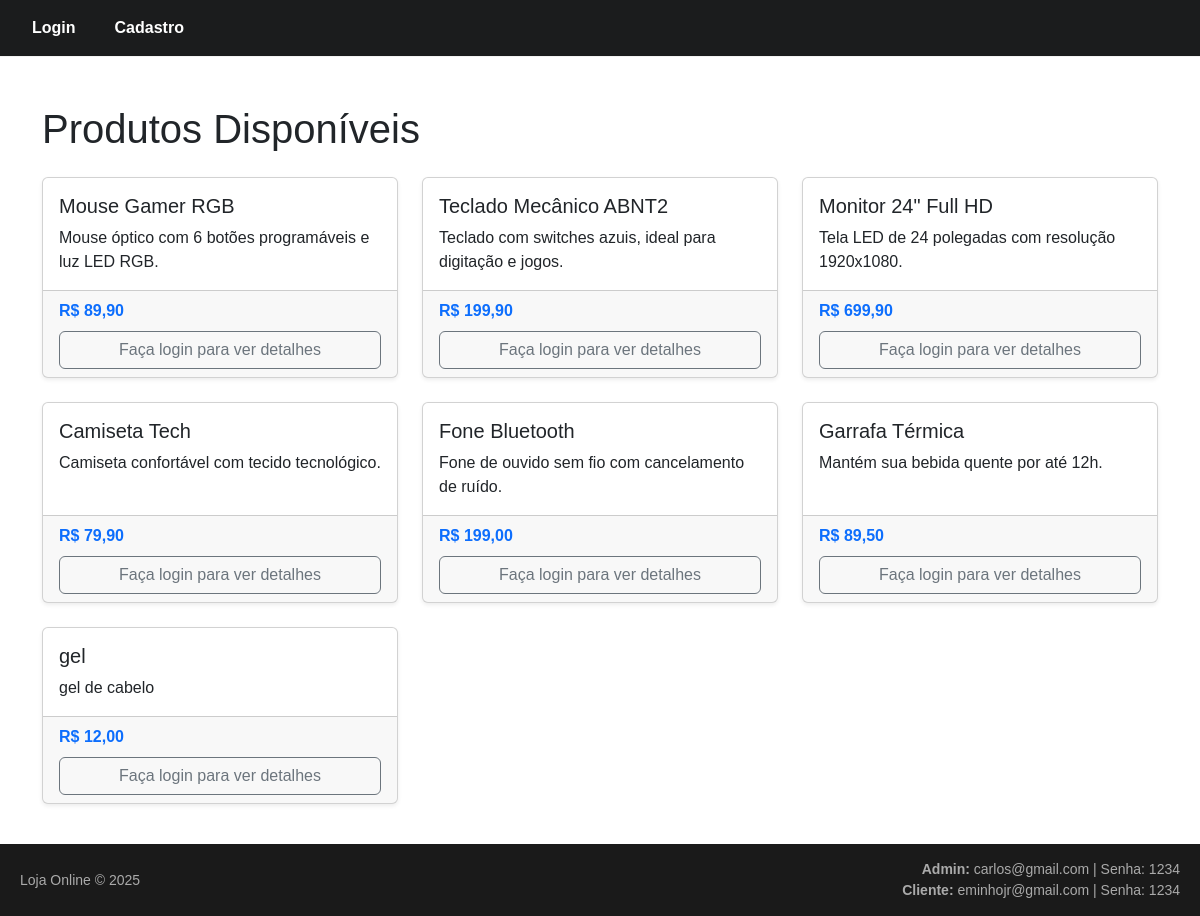
The page / on the database its author committed.
### tables this page shows
CREATE TABLE `produtos` (
  `id` int(11) NOT NULL,
  `nome` varchar(100) NOT NULL,
  `descricao` text DEFAULT NULL,
  `preco` decimal(10,2) NOT NULL,
  `criado_por` int(11) DEFAULT NULL,
  `categoria_id` int(11) DEFAULT NULL
);

### index.php (called while the page is built)
<?php
require_once 'config/db.php';
require_once 'models/Produto.php';
require_once 'controllers/ProdutoController.php';
$produtoController = new ProdutoController();
$produtos = $produtoController->listarProdutos();
include 'views/index.php';
?>

### config/db.php (called while the page is built, shortened)
<?php
class DB {
    private static $instance;
    public static function getConnection() {
        if (!self::$instance) {
            try {
                self::$instance = new PDO("mysql:host=localhost;port=3307;dbname=loja_online", "root", "");
                self::$instance->setAttribute(PDO::ATTR_ERRMODE, PDO::ERRMODE_EXCEPTION);
            } catch (PDOException $e) {
                die("Erro de conexão: " . $e->getMessage());
            }
        }
        return self::$instance;
    }
}
?>

### controllers/ProdutoController.php (called while the page is built, shortened)
<?php
    class ProdutoController {
        private $produtoModel;
        public function __construct() {
            $this->produtoModel = new Produto();
        }
         public function listarProdutos() {
        return $this->produtoModel->getAll();
    }
    }
?>

### models/Produto.php (called while the page is built, shortened)
<?php
class Produto {
    private $db;
    public function __construct() {
        $this->db = DB::getConnection();
    }
    public function getAll() {
        $stmt = $this->db->query("SELECT * FROM produtos");
        return $stmt->fetchAll(PDO::FETCH_ASSOC);
    }
}
?>

### views/index.php (the view, shortened to what this page needs)
<!DOCTYPE html>
<html lang="pt-br">
<head>
    <?php include 'templates/header.php'; ?>
</head>
<body>
    <div class="container mt-5">
        <h1 class="mb-4">Produtos Disponíveis</h1>
        <?php if (!empty($produtos)): ?>
            <div class="row row-cols-1 row-cols-md-3 g-4">
                <?php foreach ($produtos as $produto): ?>
                    <div class="col">
                        <div class="card h-100 shadow-sm">
                            <div class="card-body">
                                <h5 class="card-title"><?= htmlspecialchars($produto['nome']) ?></h5>
                                <p class="card-text"><?= htmlspecialchars($produto['descricao']) ?></p>
                            </div>
                            <div class="card-footer">
                                <p class="text-primary fw-bold mb-2">R$ <?= number_format($produto['preco'], 2, ',', '.') ?></p>
                                <?php if (isset($_SESSION['usuario'])): ?>
                                    <a href="produto.php?id=<?= $produto['id'] ?>" class="btn btn-outline-primary w-100">Ver Detalhes</a>
                                <?php else: ?>
                                    <a href="/TrabalhoF2-PHP/TrabalhoF-PHP-main/public/login.php" class="btn btn-outline-secondary w-100">Faça login para ver detalhes</a>
                                <?php endif; ?>
                            </div>
                        </div>
                    </div>
                <?php endforeach; ?>
            </div>
        <?php else: ?>
            <div class="alert alert-warning mt-4">Nenhum produto disponível.</div>
        <?php endif; ?>
    </div>
    <?php include 'templates/footer.php'; ?>
</body>
</html>

### views/templates/header.php (shortened to what this page needs)
<!DOCTYPE html>
<html>
<head>
    <link href="https://cdn.jsdelivr.net/npm/bootstrap@5.3.3/dist/css/bootstrap.min.css" rel="stylesheet">
</head>
<body>
<nav>
    <?php if (isset($_SESSION['usuario'])): ?>
        <?php if ($_SESSION['usuario']['tipo'] === 'admin'): ?>
            <a href="/TrabalhoF2-PHP/TrabalhoF-PHP-main/public/index.php">Comprar</a>
            <a href="/TrabalhoF2-PHP/TrabalhoF-PHP-main/public/admin.php">Painel Admin</a>
            <a href="/TrabalhoF2-PHP/TrabalhoF-PHP-main/public/sobre.php">Sobre</a>
        <?php endif; ?>
        <?php if ($_SESSION['usuario']['tipo'] === 'cliente'): ?>
            <a href="/TrabalhoF2-PHP/TrabalhoF-PHP-main/public/index.php">Comprar</a>
            <a href="/TrabalhoF2-PHP/TrabalhoF-PHP-main/public/carrinho.php">Carrinho</a>
            <a href="/TrabalhoF2-PHP/TrabalhoF-PHP-main/public/sobre.php">Sobre</a>
        <?php endif; ?>
        <a href="/TrabalhoF2-PHP/TrabalhoF-PHP-main/public/logout.php">Sair</a>
    <?php else: ?>
        <a href="/TrabalhoF2-PHP/TrabalhoF-PHP-main/public/login.php">Login</a>
        <a href="/TrabalhoF2-PHP/TrabalhoF-PHP-main/public/cadastro.php">Cadastro</a>
    <?php endif; ?>
</nav>
<hr>

### views/templates/footer.php (shortened to what this page needs)
<body>
    <main>
    </main>
    <footer>
        <div class="footer-left">
            Loja Online &copy; 2025
        </div>
        <div class="footer-right">
            <ul>
                <li><strong>Admin:</strong> carlos@gmail.com | Senha: 1234</li>
                <li><strong>Cliente:</strong> eminhojr@gmail.com | Senha: 1234</li>
            </ul>
        </div>
    </footer>
</body>

### views/templates/header.php (style rules this page uses)
body { font-family: Arial, sans-serif; margin: 0; padding: 0; }
nav { background-color:rgb(27, 28, 29); padding: 10px 20px; display: flex; flex-wrap: wrap; gap: 15px; }
nav a { color: white; text-decoration: none; font-weight: bold; padding: 6px 12px; border-radius: 5px; transition: background-color 0.3s ease; }
hr { border: none; border-top: 1px solid #ccc; margin: 0; }

### views/templates/footer.php (style rules this page uses)
html, body { height: 100%; margin: 0; display: flex; flex-direction: column; }
body { font-family: Arial, sans-serif; }
main { flex: 1; padding: 20px; }
footer { background-color: #1a1a1a; color: #aaa; font-size: 14px; padding: 15px 20px; display: flex; justify-content: space-between; align-items: center; flex-wrap: wrap; }
.footer-left { flex: 1; }
.footer-right ul { list-style: none; padding: 0; margin: 0; text-align: right; }
.footer-right li { line-height: 1.5; }

### rows shown on the page
produtos: nome "Mouse Gamer RGB", descricao "Mouse óptico com 6 botões programáveis e luz LED RGB.", preco "89,90"
produtos: nome "Teclado Mecânico ABNT2", descricao "Teclado com switches azuis, ideal para digitação e jogos.", preco "199,90"
produtos: nome "Monitor 24\" Full HD", descricao "Tela LED de 24 polegadas com resolução 1920x1080.", preco "699,90"
produtos: nome "Camiseta Tech", descricao "Camiseta confortável com tecido tecnológico.", preco "79,90"
produtos: nome "Fone Bluetooth", descricao "Fone de ouvido sem fio com cancelamento de ruído.", preco "199,00"
produtos: nome "Garrafa Térmica", descricao "Mantém sua bebida quente por até 12h.", preco "89,50"
produtos: nome "gel", descricao "gel de cabelo", preco "12,00"
